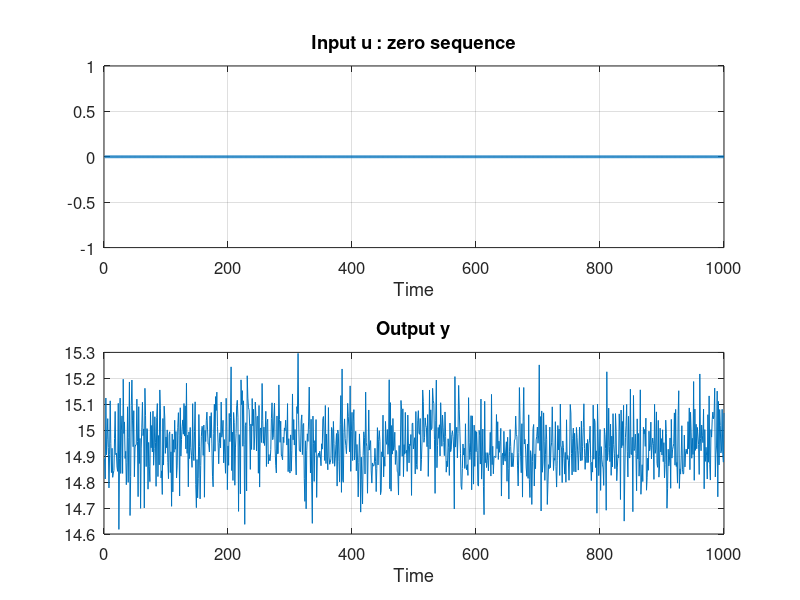
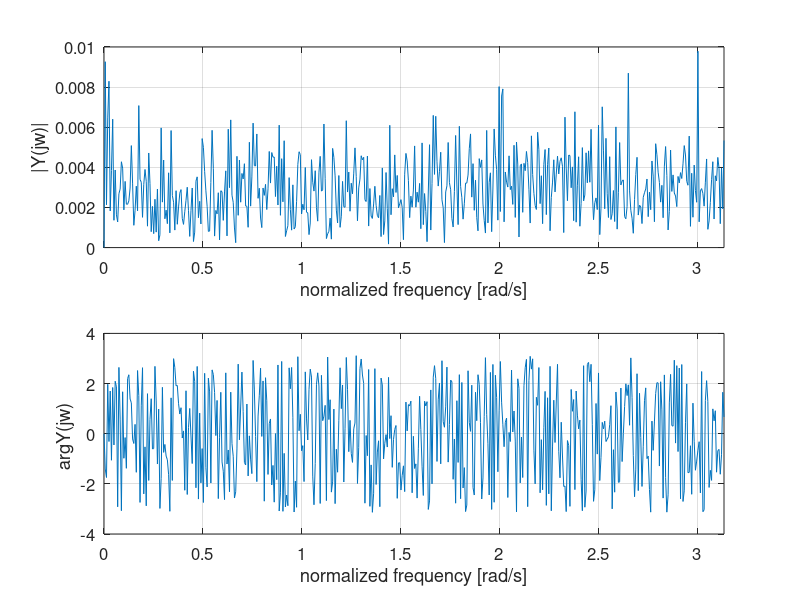
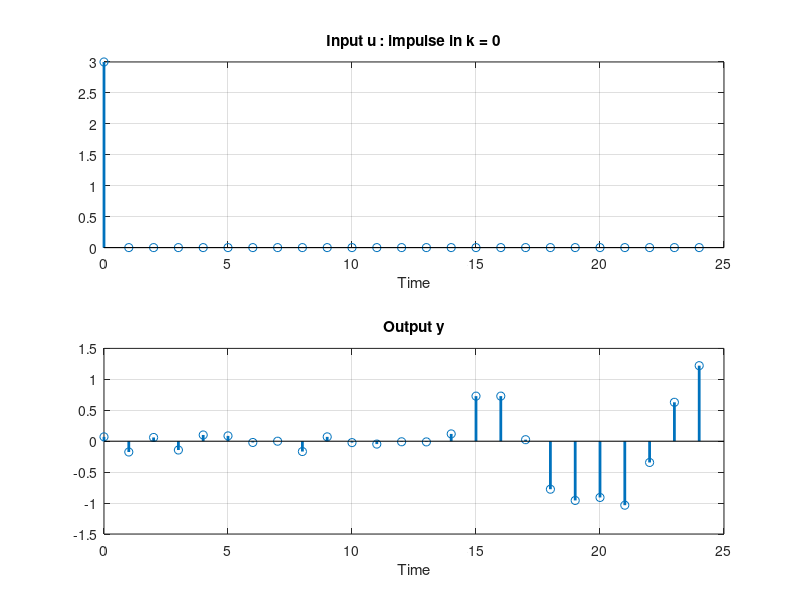
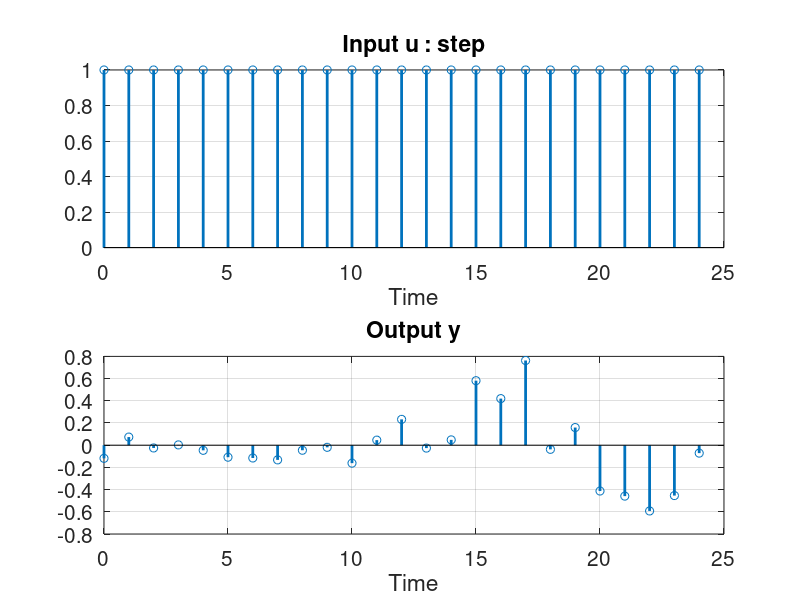

Reproduce these figures in MATLAB, in order.
close all; clear all;
load('simulation_data_3.mat');

DC = mean(y_zero);

%% Applying a zero-sequence to the system - time domain
figure(1); clf;
subplot(211); plot(u_zero(1:1000),'LineWidth',2); 
set(gca, 'fontsize', 12); grid on;
xlabel('Time'); title('Input u : zero sequence');
subplot(212); plot(y_zero(1:1000)); 
set(gca, 'fontsize', 12); grid on;
xlabel('Time'); title('Output y');

%% Applying a zero-sequence to the system - frequency domain
delay = 15;
y_zero_filtered = y_zero(1:1000) - DC;

nfft = size(y_zero_filtered,1);
Fs = 1;                         % sampling frenquency
yfft = fft(y_zero_filtered);    % discrete Fourier transform
yfft = yfft(1:nfft/2)/nfft;     % single-sided spectrum

f = (0:nfft/2-1)*Fs/nfft;

figure(2); clf;
subplot(2,1,1); plot(2*pi*f,abs(yfft)); 
set(gca, 'fontsize', 12); grid on;
xlabel('normalized frequency [rad/s]'); ylabel('|Y(jw)|'); 
xlim([2*pi*f(1),2*pi*f(end)]);
subplot(2,1,2); plot(2*pi*f,angle(yfft)); 
set(gca, 'fontsize', 12); grid on;
xlabel('normalized frequency [rad/s]'); ylabel('arg{Y(jw)} '); 
xlim([2*pi*f(1),2*pi*f(end)]);

%%  Applying an impulse - time domain
figure(3); clf;
subplot(211); stem(0:24, u_impulse_response(1:25),'LineWidth',2); grid on;
xlabel('Time'); title('Input u : impulse in k = 0');
subplot(212); stem(0:24, y_impulse_response(1:25) - DC,'LineWidth',2); 
grid on;
xlabel('Time'); title('Output y');

%%  Applying a step - time domain
figure(4); clf;
subplot(211); stem(0:24, u_step(1:25),'LineWidth',2); 
set(gca, 'fontsize', 15); grid on;
xlabel('Time'); title('Input u : step');
subplot(212); stem(0:24,y_step(1:25) - DC,'LineWidth',2); 
set(gca, 'fontsize', 15); grid on;
xlabel('Time'); title('Output y');

%%  Applying a white noise - time domain
figure(5); clf; Nu = 100;
subplot(211); stem(u_white_noise(1:Nu)); 
set(gca, 'fontsize', 11); grid on;
xlabel('Time'); title('Input u : white noise');
subplot(212); stem(y_white_noise(1:Nu) - DC);
set(gca, 'fontsize', 11); grid on;
xlabel('Time'); title('Output y');

%%  Applying a PRBS - time domain
figure(6); clf; Nu = 100;
subplot(211); stem(u_prbs(1:Nu)); 
set(gca, 'fontsize', 11); grid on;
xlabel('Time'); title('Input u : PRBS');
subplot(212); stem(y_prbs_est(1:Nu) - DC); 
set(gca, 'fontsize', 11); grid on;
xlabel('Time'); title('Output y');

%%  Applying a sine wave - time domain
figure(7); clf;
subplot(211); stem(u_sin,'LineWidth',2); 
set(gca, 'fontsize', 15); grid on;
xlabel('Time'); title('Input u : sine wave');
subplot(212); stem(y_sin - DC,'LineWidth',2);
set(gca, 'fontsize', 15); grid on;
xlabel('Time'); title('Output y');





